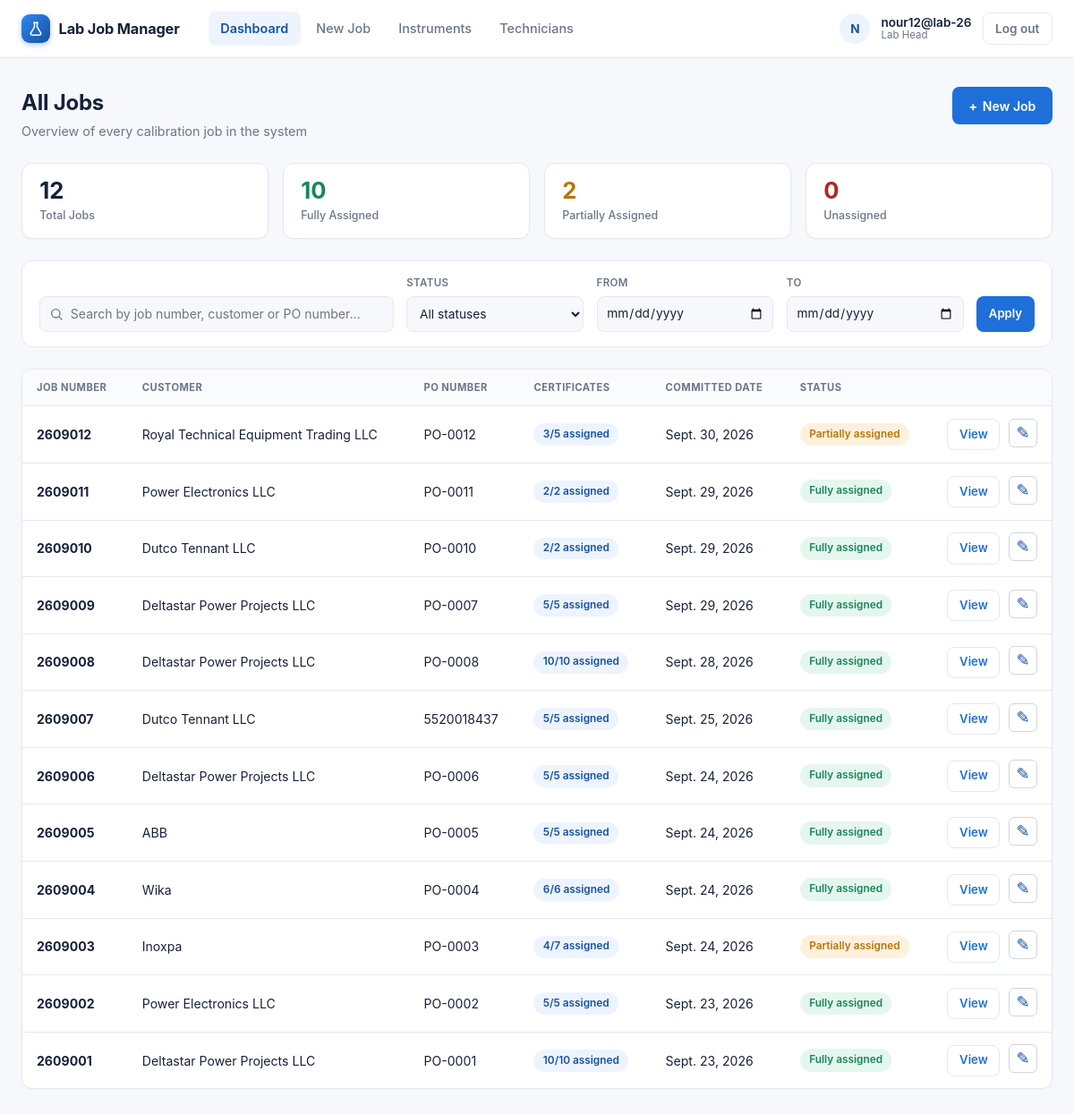
Before: / (signed in) with the older database file.
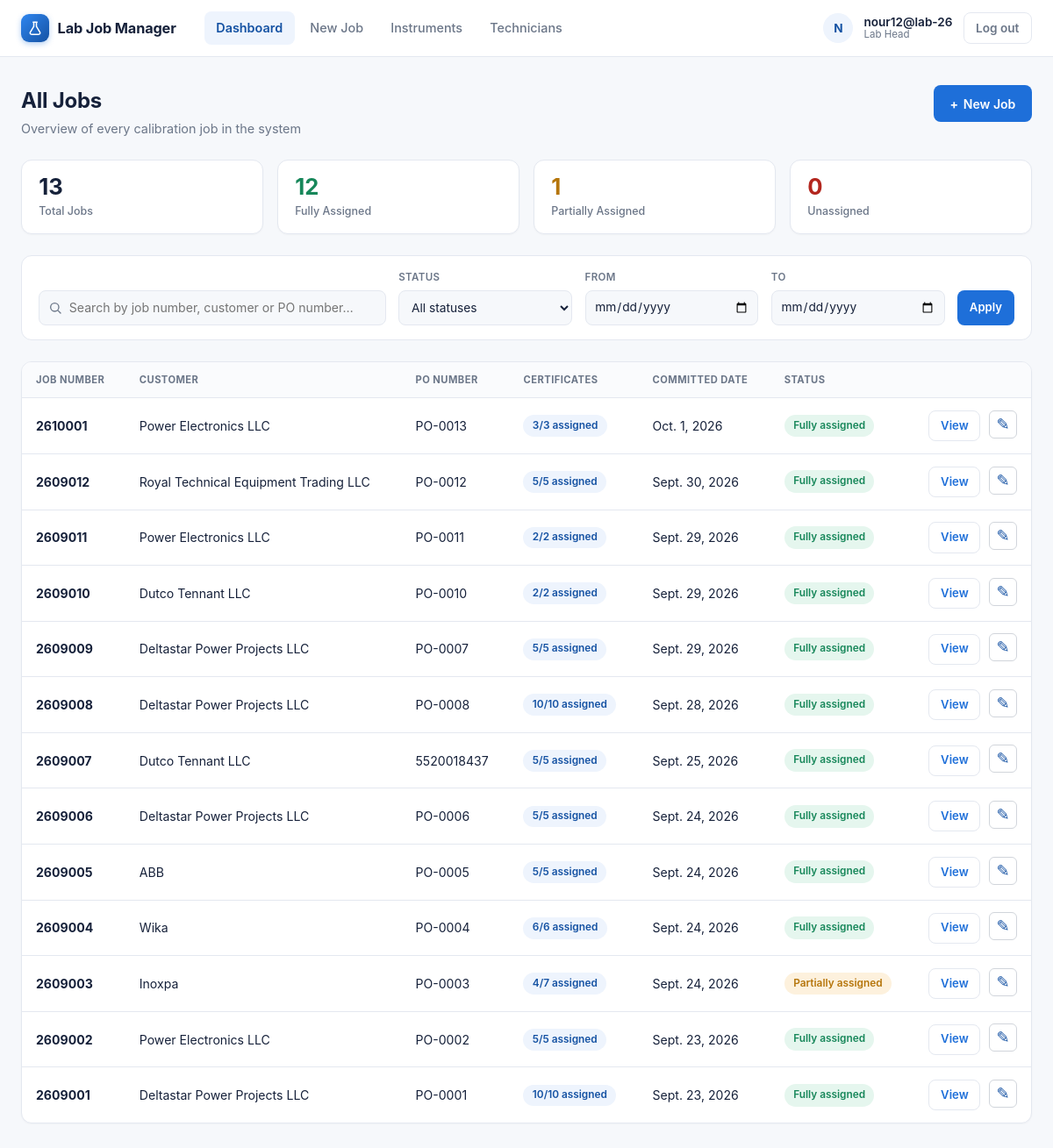
After: the same page with the newer database file.
### labmanager/models.py (models this page shows, shortened)
class Job(models.Model):
    job_number = models.CharField(max_length=20, unique=True, editable=False)
    customer_name = models.CharField(max_length=200)
    customer_address = models.TextField(blank=True)
    po_number = models.CharField(max_length=100)
    quantity = models.PositiveIntegerField(help_text="Total number of certificates for this job")
    committed_date = models.DateField(null=True, blank=True)
    created_by = models.ForeignKey(User, on_delete=models.PROTECT, related_name="jobs_created")
    created_at = models.DateTimeField(auto_now_add=True)
    class Meta:
        ordering = ["-created_at"]
    @property
    def certificates_assigned_count(self):
        return sum(li.quantity for li in self.line_items.all())

class JobLineItem(models.Model):
    job = models.ForeignKey(Job, on_delete=models.CASCADE, related_name="line_items")
    instrument = models.ForeignKey(Instrument, on_delete=models.PROTECT, related_name="line_items")
    model = models.CharField(max_length=150, blank=True)
    range_from = models.DecimalField(max_digits=12, decimal_places=2, null=True, blank=True)
    range_to = models.DecimalField(max_digits=12, decimal_places=2, null=True, blank=True)
    unit = models.CharField(max_length=50, blank=True, null=True, choices=UNIT_CHOICES)
    quantity = models.PositiveIntegerField(default=1)
    assigned_to = models.ForeignKey(User, on_delete=models.PROTECT,  related_name="assigned_line_items", limit_choices_to={"role": User.Role.TECHNICIAN},)
    calibration_points = models.PositiveIntegerField(default=1)
    calibration_validity_value = models.PositiveIntegerField(
        null=True,
        blank=True,
        verbose_name="Calibration Validity",
    )
    calibration_validity_unit = models.CharField(
        max_length=10,
        choices=CALIBRATION_VALIDITY_UNIT_CHOICES,
        default="years",
        blank=True,
    )
    reference_procedure = models.CharField(max_length=150, blank=True, choices=REFERENCE_PROCEDURE_CHOICES)

### labmanager/views.py (the view)
# urls.py: path("", views.dashboard, name="dashboard"),
@login_required
def dashboard(request):
    if request.user.is_lab_head:
        jobs = Job.objects.all()
    else:
        jobs = Job.objects.filter(line_items__assigned_to=request.user).distinct()
    search_query = request.GET.get("q", "").strip()
    status_filter = request.GET.get("status", "").strip()
    date_from = request.GET.get("date_from", "").strip()
    date_to = request.GET.get("date_to", "").strip()
    if search_query:
        jobs = jobs.filter(
            Q(job_number__icontains=search_query)
            | Q(customer_name__icontains=search_query)
            | Q(po_number__icontains=search_query)
        )
    if date_from:
        jobs = jobs.filter(committed_date__gte=date_from)
    if date_to:
        jobs = jobs.filter(committed_date__lte=date_to)
    jobs = jobs.distinct()
    jobs_list = list(jobs)
    complete_count = 0
    partial_count = 0
    unassigned_count = 0
    for job in jobs_list:
        assigned = job.certificates_assigned_count
        job.assignment_percent = int(round((assigned / job.quantity) * 100)) if job.quantity else 0
        if assigned <= 0:
            job.assignment_status = "unassigned"
            unassigned_count += 1
        elif assigned < job.quantity:
            job.assignment_status = "partial"
            partial_count += 1
        else:
            job.assignment_status = "complete"
            complete_count += 1
    if status_filter in ("complete", "partial", "unassigned"):
        jobs_list = [j for j in jobs_list if j.assignment_status == status_filter]
    context = {
        "jobs": jobs_list,
        "search_query": search_query,
        "status_filter": status_filter,
        "date_from": date_from,
        "date_to": date_to,
        "total_jobs": len(jobs_list) if not status_filter else (complete_count + partial_count + unassigned_count),
        "complete_count": complete_count,
        "partial_count": partial_count,
        "unassigned_count": unassigned_count,
    }
    return render(request, "labmanager/dashboard.html", context)

### labmanager/models.py (called while the page is built)
    @property
    def is_lab_head(self):
        return self.role == self.Role.LAB_HEAD

### labmanager/templates/labmanager/dashboard.html (shortened to what the changed rows need)
{% extends "labmanager/base.html" %}
{% block content %}
<div class="dash-page">
    <div class="dash-header">
        <div>
            <h1>{% if user.is_lab_head %}All Jobs{% else %}My Assigned Jobs{% endif %}</h1>
        </div>
    </div>
    <div class="dash-stats">
        <div class="dash-stat">
            <span class="dash-stat-value">{{ total_jobs }}</span>
            <span class="dash-stat-label">Total Jobs</span>
        </div>
        <div class="dash-stat">
            <span class="dash-stat-value dash-stat-complete">{{ complete_count }}</span>
            <span class="dash-stat-label">Fully Assigned</span>
        </div>
        <div class="dash-stat">
            <span class="dash-stat-value dash-stat-partial">{{ partial_count }}</span>
            <span class="dash-stat-label">Partially Assigned</span>
        </div>
    </div>
    <div class="dash-card">
        <div class="dash-table-wrap">
            <table class="dash-table">
                <thead>
                    <tr>
                        <th>Job Number</th>
                        <th>Customer</th>
                        <th>PO Number</th>
                        <th>Certificates</th>
                        <th>Committed Date</th>
                        <th>Status</th>
                        <th class="dash-col-action"></th>
                    </tr>
                </thead>
                <tbody>
                    {% for job in jobs %}
                    <tr>
                        <td data-label="Job Number"><span class="dash-job-number">{{ job.job_number }}</span></td>
                        <td data-label="Customer">{{ job.customer_name }}</td>
                        <td data-label="PO Number">{{ job.po_number }}</td>
                        <td><span class="pill">{{ job.certificates_assigned_count }}/{{ job.quantity }} assigned</span></td>
                        <td data-label="Committed Date">{{ job.committed_date|default:"—" }}</td>
                        <td data-label="Status">
                            {% if job.assignment_status == "complete" %}
                                <span class="dash-badge dash-badge-complete">Fully assigned</span>
                            {% elif job.assignment_status == "partial" %}
                                <span class="dash-badge dash-badge-partial">Partially assigned</span>
                            {% else %}
                                <span class="dash-badge dash-badge-unassigned">Unassigned</span>
                            {% endif %}
                        </td>
                        <td data-label="" class="dash-col-action">
                            <a
                                class="dash-btn dash-btn-ghost dash-btn-small"
                                href="{% url 'job_detail' job.pk %}">
                                View
                            </a>
                            {% if user.is_lab_head %}
                                <a
                                    class="dash-edit-icon"
                                    href="{% url 'job_edit' job.pk %}"
                                    title="Edit Job"
                                    aria-label="Edit Job">
                                    ✎
                                </a>
                            {% endif %}
                        </td>
                    </tr>
                    {% endfor %}
                </tbody>
            </table>
        </div>
    </div>
</div>
{% endblock %}

Changed rows visible on the page:
added Job: job_number "2610001", customer_name "Power Electronics LLC", po_number "PO-0013", certificates_assigned_count "3", quantity "3", committed_date "Oct. 1, 2026", shows "Fully assigned"
computed for Job "Royal Technical Equipment Trading LLC": certificates_assigned_count "3" → "5"; text "Partially assigned" → "Fully assigned"
Other visible differences:
{{ total_jobs }}: "12" → "13"
{{ complete_count }}: "10" → "12"
{{ partial_count }}: "2" → "1"
